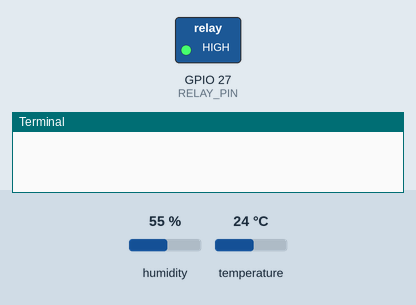
Recording of a program running on a simulated Raspberry Pi (BCM pin numbers). On the bench: switched loads named in the program (green lamp = pin HIGH), the last lines printed to the terminal. Inputs (shaded band) come from the test bench; at power-on: humidity 55 %, temperature 24 °C. No MQTT or app messages arrive unless stated.

Above: at 0.1 s.
At 0.7 s:
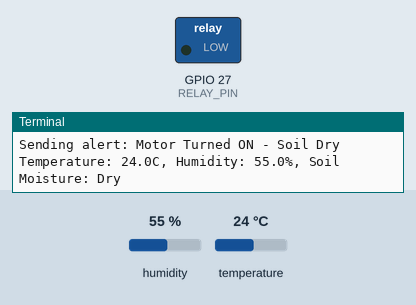
Timing chart, 0 to 2.2 s (numbered marks = the images above):
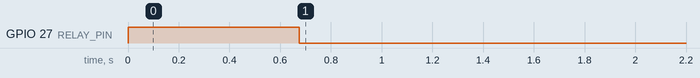

Measured:
- by itself, GPIO 27 (RELAY_PIN): HIGH → LOW at 0.68 s

The program:

sensor_script.py
```python
import time
import Adafruit_DHT
import RPi.GPIO as GPIO
import paho.mqtt.client as mqtt
import json

# Pin Configuration
DHT_SENSOR = Adafruit_DHT.DHT11
DHT_PIN = 4  # GPIO4
SOIL_SENSOR_PIN = 17  # GPIO17
RELAY_PIN = 27  # GPIO27 (Relay for Water Pump)

# GPIO Setup
GPIO.setmode(GPIO.BCM)
GPIO.setup(SOIL_SENSOR_PIN, GPIO.IN)
GPIO.setup(RELAY_PIN, GPIO.OUT)
GPIO.output(RELAY_PIN, GPIO.HIGH)  # Start with motor off

# MQTT Configuration for ThingsBoard
THINGSBOARD_HOST = 'demo.thingsboard.io'  # Change to your ThingsBoard server
ACCESS_TOKEN = 'QK0ahrybPRWm6KWfT6Rx'

client = mqtt.Client()
client.username_pw_set(ACCESS_TOKEN)
client.connect(THINGSBOARD_HOST, 1883, 60)
client.loop_start()

def get_sensor_data():
    humidity, temperature = Adafruit_DHT.read(DHT_SENSOR, DHT_PIN)
    soil_moisture = GPIO.input(SOIL_SENSOR_PIN)
    return temperature, humidity, soil_moisture

def control_motor(soil_moisture):
    if soil_moisture == 0:  # Soil is dry
        GPIO.output(RELAY_PIN, GPIO.LOW)  # Turn ON pump
        send_alert("Motor Turned ON - Soil Dry")
    else:
        GPIO.output(RELAY_PIN, GPIO.HIGH)  # Turn OFF pump
        send_alert("Motor Turned OFF - Soil Moist")

def send_alert(message):
    print("Sending alert:", message)  # Replace with Twilio API for SMS/WhatsApp

try:
    while True:
        temp, hum, soil = get_sensor_data()
        control_motor(soil)

        data = {"temperature": temp, "humidity": hum, "soil_moisture": soil}
        client.publish("v1/devices/me/telemetry", json.dumps(data))

        print(f"Temperature: {temp}C, Humidity: {hum}%, Soil Moisture: {'Dry' if soil == 0 else 'Wet'}")
        time.sleep(10)  # Send data every 10 seconds

except KeyboardInterrupt:
    GPIO.cleanup()  # Clean up GPIO on exit
```
